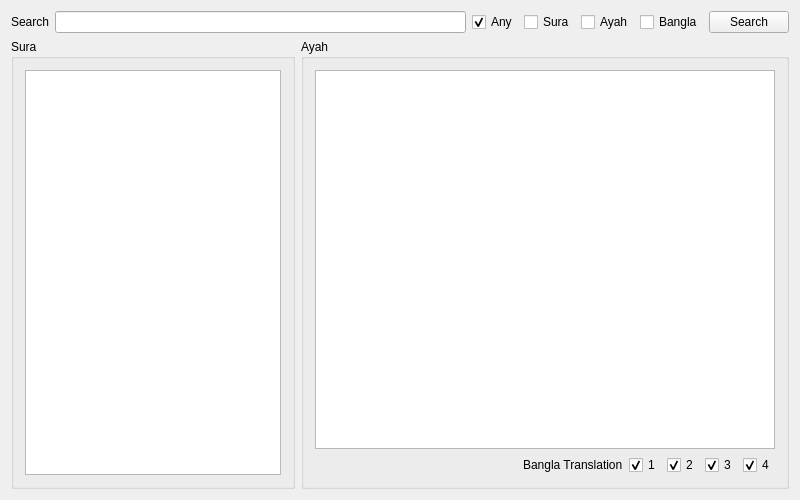
<?xml version="1.0" encoding="UTF-8"?>
<ui version="4.0">
 <class>MainWindow</class>
 <widget class="QMainWindow" name="MainWindow">
  <property name="geometry">
   <rect>
    <x>0</x>
    <y>0</y>
    <width>800</width>
    <height>500</height>
   </rect>
  </property>
  <property name="windowTitle">
   <string>MainWindow</string>
  </property>
  <widget class="QWidget" name="centralWidget">
   <layout class="QGridLayout" name="gridLayout_3">
    <item row="0" column="0" colspan="2">
     <layout class="QHBoxLayout" name="horizontalLayout_2">
      <item>
       <widget class="QLabel" name="_Search">
        <property name="text">
         <string>Search</string>
        </property>
       </widget>
      </item>
      <item>
       <widget class="QLineEdit" name="searchBar"/>
      </item>
      <item>
       <widget class="QCheckBox" name="check_any">
        <property name="text">
         <string>Any</string>
        </property>
        <property name="checked">
         <bool>true</bool>
        </property>
       </widget>
      </item>
      <item>
       <widget class="QCheckBox" name="check_sura">
        <property name="text">
         <string>Sura</string>
        </property>
       </widget>
      </item>
      <item>
       <widget class="QCheckBox" name="check_ayah">
        <property name="text">
         <string>Ayah</string>
        </property>
       </widget>
      </item>
      <item>
       <widget class="QCheckBox" name="check_bangla">
        <property name="text">
         <string>Bangla</string>
        </property>
       </widget>
      </item>
      <item>
       <widget class="QPushButton" name="buttonSearch">
        <property name="text">
         <string>Search</string>
        </property>
       </widget>
      </item>
     </layout>
    </item>
    <item row="1" column="0">
     <widget class="QGroupBox" name="boxSurah">
      <property name="sizePolicy">
       <sizepolicy hsizetype="Maximum" vsizetype="Preferred">
        <horstretch>0</horstretch>
        <verstretch>0</verstretch>
       </sizepolicy>
      </property>
      <property name="title">
       <string>Sura</string>
      </property>
      <layout class="QGridLayout" name="gridLayout_2">
       <item row="0" column="0">
        <widget class="QListWidget" name="listSura">
         <property name="font">
          <font>
           <pointsize>16</pointsize>
          </font>
         </property>
        </widget>
       </item>
      </layout>
     </widget>
    </item>
    <item row="1" column="1">
     <widget class="QGroupBox" name="boxAyah">
      <property name="sizePolicy">
       <sizepolicy hsizetype="Expanding" vsizetype="Preferred">
        <horstretch>0</horstretch>
        <verstretch>0</verstretch>
       </sizepolicy>
      </property>
      <property name="title">
       <string>Ayah</string>
      </property>
      <layout class="QGridLayout" name="gridLayout">
       <item row="0" column="0">
        <widget class="QListWidget" name="listAyah">
         <property name="font">
          <font>
           <pointsize>16</pointsize>
          </font>
         </property>
         <property name="horizontalScrollBarPolicy">
          <enum>Qt::ScrollBarAlwaysOff</enum>
         </property>
         <property name="wordWrap">
          <bool>true</bool>
         </property>
        </widget>
       </item>
       <item row="1" column="0">
        <layout class="QHBoxLayout" name="horizontalLayout">
         <item>
          <spacer name="spacerTranslation">
           <property name="orientation">
            <enum>Qt::Horizontal</enum>
           </property>
           <property name="sizeHint" stdset="0">
            <size>
             <width>40</width>
             <height>20</height>
            </size>
           </property>
          </spacer>
         </item>
         <item>
          <widget class="QLabel" name="_translation">
           <property name="text">
            <string>Bangla Translation</string>
           </property>
          </widget>
         </item>
         <item>
          <widget class="QCheckBox" name="bangla1">
           <property name="text">
            <string>1</string>
           </property>
           <property name="checked">
            <bool>true</bool>
           </property>
          </widget>
         </item>
         <item>
          <widget class="QCheckBox" name="bangla2">
           <property name="text">
            <string>2</string>
           </property>
           <property name="checked">
            <bool>true</bool>
           </property>
          </widget>
         </item>
         <item>
          <widget class="QCheckBox" name="bangla3">
           <property name="text">
            <string>3</string>
           </property>
           <property name="checked">
            <bool>true</bool>
           </property>
          </widget>
         </item>
         <item>
          <widget class="QCheckBox" name="bangla4">
           <property name="text">
            <string>4</string>
           </property>
           <property name="checked">
            <bool>true</bool>
           </property>
          </widget>
         </item>
        </layout>
       </item>
      </layout>
     </widget>
    </item>
   </layout>
  </widget>
 </widget>
 <layoutdefault spacing="6" margin="11"/>
 <resources/>
 <connections/>
</ui>
